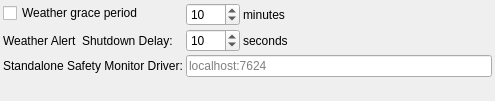
<?xml version="1.0" encoding="UTF-8"?>
<ui version="4.0">
 <class>OpsWeatherSettings</class>
 <widget class="QWidget" name="OpsWeatherSettings">
  <property name="geometry">
   <rect>
    <x>0</x>
    <y>0</y>
    <width>495</width>
    <height>101</height>
   </rect>
  </property>
  <property name="windowTitle">
   <string>TabWidget</string>
  </property>
  <layout class="QVBoxLayout" name="verticalLayout">
   <property name="spacing">
    <number>3</number>
   </property>
   <property name="leftMargin">
    <number>3</number>
   </property>
   <property name="topMargin">
    <number>3</number>
   </property>
   <property name="rightMargin">
    <number>3</number>
   </property>
   <property name="bottomMargin">
    <number>3</number>
   </property>
   <item>
    <layout class="QFormLayout" name="formLayout">
     <property name="horizontalSpacing">
      <number>3</number>
     </property>
     <property name="verticalSpacing">
      <number>3</number>
     </property>
     <item row="0" column="0">
      <widget class="QCheckBox" name="kcfg_SchedulerWeather">
       <property name="toolTip">
        <string>&lt;html&gt;&lt;head/&gt;&lt;body&gt;&lt;p&gt;&lt;span style=&quot; font-weight:700;&quot;&gt;Enable Weather-Based Scheduling:&lt;/span&gt; Prevents new jobs from starting during weather warnings or alerts. Existing jobs continue during warnings, but are aborted during alerts. System initiates a soft shutdown and waits for improved conditions or grace period expiration, after which the current job is terminated.&lt;/p&gt;&lt;/body&gt;&lt;/html&gt;</string>
       </property>
       <property name="text">
        <string>Weather grace period</string>
       </property>
      </widget>
     </item>
     <item row="0" column="1">
      <layout class="QHBoxLayout" name="horizontalLayout">
       <item>
        <widget class="QSpinBox" name="kcfg_SchedulerWeatherGracePeriod">
         <property name="minimum">
          <number>1</number>
         </property>
         <property name="maximum">
          <number>1440</number>
         </property>
         <property name="singleStep">
          <number>10</number>
         </property>
         <property name="value">
          <number>10</number>
         </property>
        </widget>
       </item>
       <item>
        <widget class="QLabel" name="label_3">
         <property name="text">
          <string>minutes</string>
         </property>
        </widget>
       </item>
       <item>
        <spacer name="horizontalSpacer">
         <property name="orientation">
          <enum>Qt::Orientation::Horizontal</enum>
         </property>
         <property name="sizeHint" stdset="0">
          <size>
           <width>40</width>
           <height>20</height>
          </size>
         </property>
        </spacer>
       </item>
      </layout>
     </item>
     <item row="1" column="0">
      <widget class="QLabel" name="label">
       <property name="toolTip">
        <string>&lt;html&gt;&lt;head/&gt;&lt;body&gt;&lt;p&gt;Wait this many seconds when detecting weather alert before starting observatory shutdown.&lt;/p&gt;&lt;/body&gt;&lt;/html&gt;</string>
       </property>
       <property name="text">
        <string>Weather Alert  Shutdown Delay:</string>
       </property>
      </widget>
     </item>
     <item row="1" column="1">
      <layout class="QHBoxLayout" name="horizontalLayout_2">
       <item>
        <widget class="QSpinBox" name="kcfg_SchedulerWeatherShutdownDelay">
         <property name="maximum">
          <number>1440</number>
         </property>
         <property name="value">
          <number>10</number>
         </property>
        </widget>
       </item>
       <item>
        <widget class="QLabel" name="label_4">
         <property name="text">
          <string>seconds</string>
         </property>
        </widget>
       </item>
       <item>
        <spacer name="horizontalSpacer_2">
         <property name="orientation">
          <enum>Qt::Orientation::Horizontal</enum>
         </property>
         <property name="sizeHint" stdset="0">
          <size>
           <width>40</width>
           <height>20</height>
          </size>
         </property>
        </spacer>
       </item>
      </layout>
     </item>
     <item row="2" column="0">
      <widget class="QLabel" name="label_2">
       <property name="text">
        <string>Standalone Safety Monitor Driver:</string>
       </property>
      </widget>
     </item>
     <item row="2" column="1">
      <widget class="QLineEdit" name="kcfg_SchedulerSafetyMonitorConnectionString">
       <property name="toolTip">
        <string>Connection string for the INDI Safety Monitor driver. The scheduler uses this to continuously monitor safety conditions and evaluate whether it is safe to operate the observatory.</string>
       </property>
       <property name="placeholderText">
        <string>localhost:7624</string>
       </property>
      </widget>
     </item>
    </layout>
   </item>
   <item>
    <spacer name="verticalSpacer">
     <property name="orientation">
      <enum>Qt::Orientation::Vertical</enum>
     </property>
     <property name="sizeHint" stdset="0">
      <size>
       <width>20</width>
       <height>40</height>
      </size>
     </property>
    </spacer>
   </item>
  </layout>
 </widget>
 <resources/>
 <connections/>
</ui>
